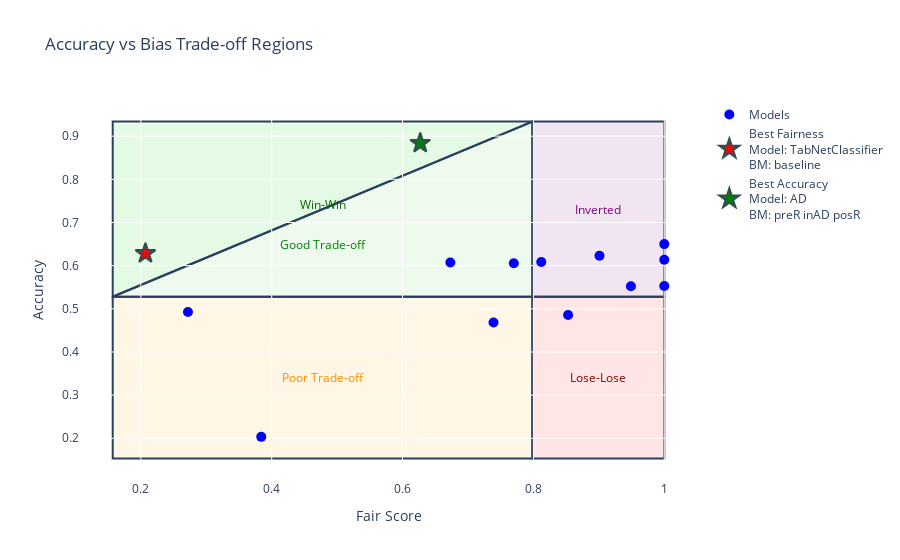

Write notebook code for a chart like this one.
### Code cell
x_th = max([min(acc0), min(acc1)])
y_th = min([max(spd0), max(spd1)])

def plot_tradeoff(df, x_split=x_th, y_split=y_th, diagonal_end=None,
                 region_colors=None, title="Accuracy vs Bias Trade-off Regions"):
    """
    Creates a trade-off plot with dynamic ranges and configurable regions
    """
    # Calculate dynamic ranges with 5% padding
    x_min = max(0, df['fair_score'].min() - 0.05)
    x_max = min(1, df['fair_score'].max() + 0.05)
    y_min = max(0, df['acc'].min() - 0.05)
    y_max = min(1, df['acc'].max() + 0.05)

    # Set default diagonal end if not provided
    if diagonal_end is None:
        diagonal_end = (x_split, y_max)

    # Default colors with high transparency
    colors = {
        'win_win': 'rgba(0,200,0,0.1)',
        'good_tradeoff': 'rgba(100,200,100,0.1)',
        'poor_tradeoff': 'rgba(255,165,0,0.1)',
        'inverted': 'rgba(128,0,128,0.1)',
        'lose_lose': 'rgba(255,0,0,0.1)'
    }
    if region_colors:
        colors.update(region_colors)

    fig = go.Figure()

    # Region coordinates
    left_regions = {
        'base_x': x_min,
        'base_y': y_min,
        'split_x': x_split,
        'split_y': y_split,
        'diag_x': diagonal_end[0],
        'diag_y': diagonal_end[1]
    }

    # Add regions (order matters for layering)
    # Poor Trade-off (rectangle)
    fig.add_shape(type="rect",
        x0=left_regions['base_x'], y0=left_regions['base_y'],
        x1=left_regions['split_x'], y1=left_regions['split_y'],
        fillcolor=colors['poor_tradeoff'], layer="below")

    # Good Trade-off (triangle)
    fig.add_shape(type="path",
        path=f"M {left_regions['base_x']} {left_regions['split_y']} "
             f"L {left_regions['diag_x']} {left_regions['diag_y']} "
             f"L {left_regions['split_x']} {left_regions['split_y']} Z",
        fillcolor=colors['good_tradeoff'], layer="below")

    # Win-Win (triangle)
    fig.add_shape(type="path",
        path=f"M {left_regions['base_x']} {left_regions['split_y']} "
             f"L {left_regions['diag_x']} {left_regions['diag_y']} "
             f"L {left_regions['base_x']} {left_regions['diag_y']} Z",
        fillcolor=colors['win_win'], layer="below")

    # Right regions
    fig.add_shape(type="rect", x0=x_split, y0=y_split, x1=x_max, y1=y_max,
                 fillcolor=colors['inverted'], layer="below")
    fig.add_shape(type="rect", x0=x_split, y0=y_min, x1=x_max, y1=y_split,
                 fillcolor=colors['lose_lose'], layer="below")

    # Add scatter plot
    fig.add_trace(go.Scatter(
        x=df['fair_score'], y=df['acc'],
        mode='markers', marker=dict(size=10, color='blue'),
        name='Models'))

    # Adjusted annotations
    annotations = [
        dict(x=(x_min + x_split)/2, y=.01+(y_split + y_max)/2,
             text="Win-Win", showarrow=False, font=dict(color='darkgreen')),
        dict(x=(x_min + x_split)/2, 
             y=y_split + (left_regions['diag_y'] - y_split)*0.3,  # Adjusted position
             text="Good Trade-off", showarrow=False, font=dict(color='green')),
        dict(x=(x_min + x_split)/2, y=y_min + (y_split - y_min)/2,
             text="Poor Trade-off", showarrow=False, font=dict(color='darkorange')),
        dict(x=(x_split + x_max)/2, y=(y_split + y_max)/2,
             text="Inverted", showarrow=False, font=dict(color='purple')),
        dict(x=(x_split + x_max)/2, y=y_min + (y_split - y_min)/2,
             text="Lose-Lose", showarrow=False, font=dict(color='darkred'))
    ]
    # Find the point with the lowest fairness score
    min_fair_score_row = df.loc[df['fair_score'].idxmin()]
    min_fair_score = min_fair_score_row['fair_score']
    max_acc = min_fair_score_row['acc']
    bm_technique = min_fair_score_row['BM']
    model = min_fair_score_row['model']

    # Highlight the point with the lowest fairness score
    fig.add_trace(
        go.Scatter(
            x=[min_fair_score],
            y=[max_acc],
            mode='markers',
            marker=dict(size=15, color='red', symbol='star',line=dict(width=2,color='DarkSlateGrey')),
            name=f"Best Fairness<br>Model: {model}<br>BM: {bm_technique}",
            showlegend=True
        )
    )

    # Find the point with the highest accuracy score
    max_acc_row = df.loc[df['acc'].idxmax()]
    max_fair_score = max_acc_row['fair_score']
    max_acc = max_acc_row['acc']
    bm_technique = max_acc_row['BM']
    model = max_acc_row['model']

    # Highlight the point with the highest acc score
    fig.add_trace(
        go.Scatter(
            x=[max_fair_score],
            y=[max_acc],
            mode='markers',
            marker=dict(size=15, color='green', symbol='star', line=dict(width=2,color='DarkSlateGrey')),
            name=f"Best Accuracy<br>Model: {model}<br>BM: {bm_technique}",
            showlegend=True
        )
    )

    fig.update_layout(
        title=title,
        xaxis_title="Fair Score",
        yaxis_title="Accuracy",
        xaxis=dict(range=[x_min - 0.05, x_max + 0.05]),
        yaxis=dict(range=[y_min - 0.05, y_max + 0.05]),
        annotations=annotations,
        showlegend=True,
        plot_bgcolor='white',
    )

    return fig

fig = plot_tradeoff(df)
fig.show()

### Figure 1 — Plotly figure (JSON) as saved in the notebook; plotly's stock layout.template omitted (floating-point values rounded to 4 significant figures)
{"data": [{"marker": {"color": "blue", "size": 10}, "mode": "markers", "name": "Models", "type": "scatter", "x": [0.853, 0.627, 0.207, 0.384, 1, 0.673, 1, 0.812, 0.901, 0.739, 1, 0.949, 0.77, 0.272], "y": [0.4857, 0.8838, 0.6285, 0.2034, 0.65, 0.6075, 0.6138, 0.6084, 0.623, 0.4683, 0.5529, 0.5523, 0.6055, 0.4925]}, {"marker": {"color": "red", "line": {"color": "DarkSlateGrey", "width": 2}, "size": 15, "symbol": "star"}, "mode": "markers", "name": "Best Fairness<br>Model: TabNetClassifier<br>BM: baseline", "showlegend": true, "type": "scatter", "x": [0.207], "y": [0.6285]}, {"marker": {"color": "green", "line": {"color": "DarkSlateGrey", "width": 2}, "size": 15, "symbol": "star"}, "mode": "markers", "name": "Best Accuracy<br>Model: AD<br>BM: preR inAD posR", "showlegend": true, "type": "scatter", "x": [0.627], "y": [0.8838]}], "layout": {"annotations": [{"font": {"color": "darkgreen"}, "showarrow": false, "text": "Win-Win", "x": 0.4777, "y": 0.7409}, {"font": {"color": "green"}, "showarrow": false, "text": "Good Trade-off", "x": 0.4777, "y": 0.6497}, {"font": {"color": "darkorange"}, "showarrow": false, "text": "Poor Trade-off", "x": 0.4777, "y": 0.3407}, {"font": {"color": "purple"}, "showarrow": false, "text": "Inverted", "x": 0.8992, "y": 0.7309}, {"font": {"color": "darkred"}, "showarrow": false, "text": "Lose-Lose", "x": 0.8992, "y": 0.3407}], "plot_bgcolor": "white", "shapes": [{"fillcolor": "rgba(255,165,0,0.1)", "layer": "below", "type": "rect", "x0": 0.157, "x1": 0.7985, "y0": 0.1534, "y1": 0.528}, {"fillcolor": "rgba(100,200,100,0.1)", "layer": "below", "path": "M 0.15699999999999997 0.528 L 0.7984823103725543 0.933811311 L 0.7984823103725543 0.528 Z", "type": "path"}, {"fillcolor": "rgba(0,200,0,0.1)", "layer": "below", "path": "M 0.15699999999999997 0.528 L 0.7984823103725543 0.933811311 L 0.15699999999999997 0.933811311 Z", "type": "path"}, {"fillcolor": "rgba(128,0,128,0.1)", "layer": "below", "type": "rect", "x0": 0.7985, "x1": 1, "y0": 0.528, "y1": 0.9338}, {"fillcolor": "rgba(255,0,0,0.1)", "layer": "below", "type": "rect", "x0": 0.7985, "x1": 1, "y0": 0.1534, "y1": 0.528}], "showlegend": true, "title": {"text": "Accuracy vs Bias Trade-off Regions"}, "xaxis": {"range": [0.107, 1.05], "title": {"text": "Fair Score"}}, "yaxis": {"range": [0.1034, 0.9838], "title": {"text": "Accuracy"}}}}
